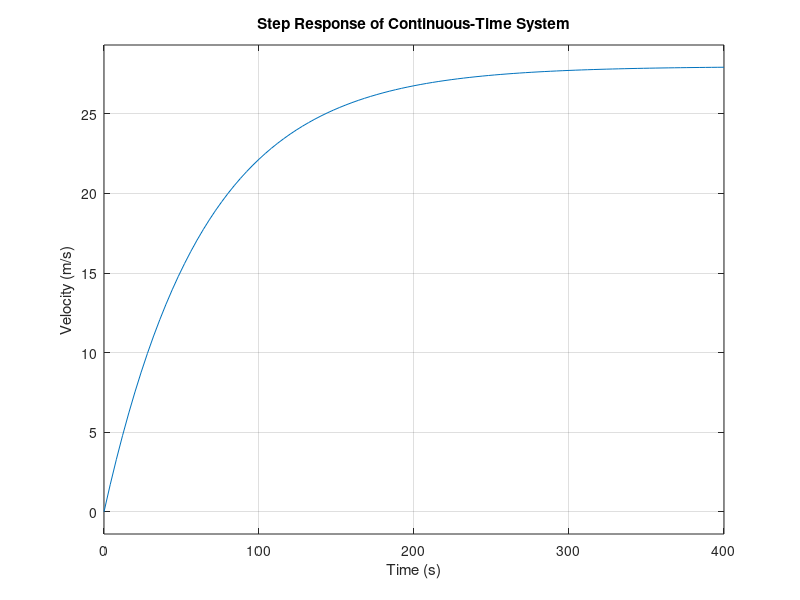

The MATLAB source for this figure: (Note: this script raises an error after producing the figure.)
% ===========================
%  Vehicle Speed Control System
%  Continuous to Discrete Conversion with Analysis
%  ===========================

clc;
clear;
close all;

% System Parameters
m = 1084;          % Mass of the vehicle (kg)
b = 17;            % Damping coefficient (N·s/m)
u = 475.72;        % Nominal force input (N)
r = 27.78;         % Desired speed (m/s)

% Continuous-Time Transfer Function (s-domain)
% G(s) = 1 / (ms + b)
numerator = 1;
denominator = [m, b];            % [mass, damping]
s = tf('s');
Gs = tf(numerator, denominator); % Continuous-time transfer function
Gs

% PID Controller Design
Kp = 1200;   % Proportional gain (tune as needed)
Ki = 10;     % Integral gain
Kd = 0;      % Derivative gain
Gc = pid(Kp, Ki, Kd);    % PID controller

% Closed-Loop System (Continuous-Time)
sys_cl = feedback(Gc * Gs, 1);  % Unity feedback

% Step Response of Continuous System
% Simulate the response to a step input of magnitude 'u'
figure;
step(u * Gs)
title('Step Response of Continuous-Time System');
xlabel('Time (s)');
ylabel('Velocity (m/s)');
grid on;

% Step Info
disp('Step Response Info (Continuous):');
stepinfo(u * sys_cl)

% Damping Characteristics
disp('Damping Characteristics (Continuous):');
damp(sys_cl)

% Convert to Discrete-Time System (z-domain)
Ts = 1;                  % Sampling time (seconds)
Gz = c2d(Gs, Ts);        % Discrete-time transfer function (default method: ZOH)
Gz

% Pole-Zero Map of Discrete-Time System
figure;
pzmap(Gz)
title('Pole-Zero Map of Discrete-Time System');
grid on;
axis([-1.2 1.2 -1.2 1.2]);  % Focus around the unit circle

% Bode Plot of Discrete-Time System
figure;
bode(Gz)
title('Bode Plot of Discrete-Time System');
grid on;
